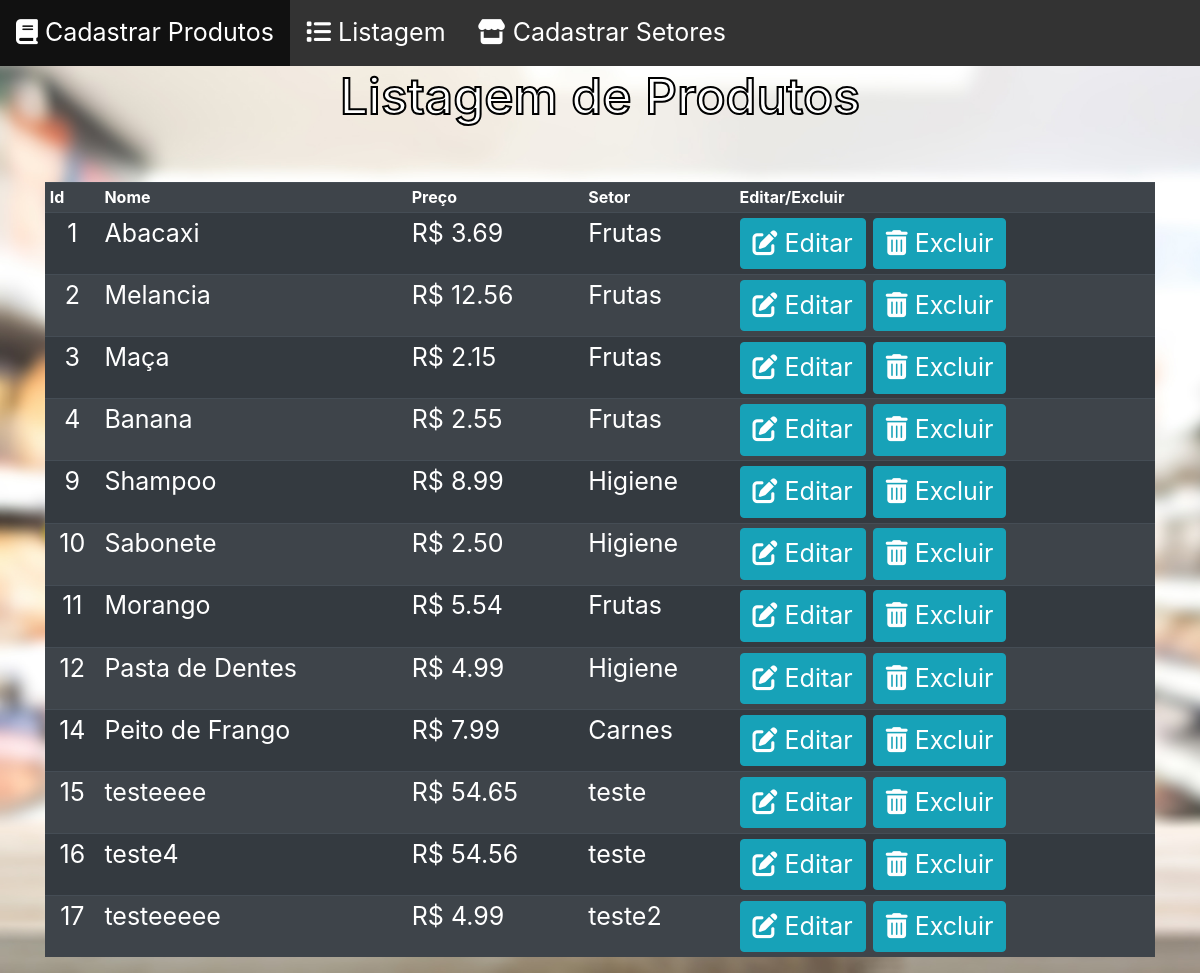
Screenshot of /view/Listagem.php (signed in) with the database file from the repository.
### tables this page shows
CREATE TABLE `produtos` (
  `id` int(11) NOT NULL,
  `nome` varchar(50) NOT NULL,
  `preco` decimal(10,2) NOT NULL,
  `setor` varchar(50) NOT NULL
);

### Model/Conexao.php (called while the page is built)
<?php
    Class FabricaConexao extends PDO{
        private $dbn = "mysql:host=localhost;port=3306;dbname=mercado";
        private $usuario = "root";
        private $senha = "";
        private $handle = null;
        function __construct(){
            try{
                if($this->handle == null) {
                    $dbh = parent::__construct($this->dbn, $this->usuario ,$this->senha);
                    $this->handle = $dbh;
                    return $this->handle;
                }
            }
            catch(PDOException $e) {
                echo "Conexão falhou. Erro: " . $e->getMessage() . "\n";
                return false;
            }
        }
        function __destruct(){
            $this->handle = null;
        }
    }
?>

### Model/ProdutoDAO.php (called while the page is built, shortened)
<?php
class ProdutoDAO {
  public $p = null;
  public function __construct() {
    $this->p = new FabricaConexao();
    $this->p->exec("set names utf8");
  }
  public function Consultar($query=null) {
    try {
	  $items = array();
      if($query != null)
        $stmt = $this->p->query($query);
      else
        $stmt = $this->p->query("SELECT * FROM produtos");
	  while($registro = $stmt->fetch(PDO::FETCH_ASSOC, PDO::FETCH_ORI_NEXT))
	  {
	    $p = new Produto();
	    if(isset($registro["id"]))
	      $p->id = $registro["id"];
      if(isset($registro["nome"]))
	      $p->nome = $registro["nome"];
	    if(isset($registro["preco"]))
	      $p->preco = $registro["preco"];
      if(isset($registro["setor"]))
	      $p->setor = $registro["setor"];
	    $items[] = $p;
	  }
      return $items;
    }
	  catch(PDOException $e) {
      echo "Erro: ". $e->getMessage();
    }
  }
}
?>

### Model/Produto.php (called while the page is built, shortened)
<?php
class Produto {
  public function __get($propriedade) {
    return $this->$propriedade;
  }
}
?>

### Controller/ProdutoController.php (the view, shortened to what this page needs)
<?php
    require_once("../model/Conexao.php");
    require_once("../model/Produto.php");
    require_once("../model/ProdutoDAO.php");
    class ProdutoController{
        public function controlaConsulta($op) {
            $DAO = new ProdutoDAO();
            $lista = array();
            $numCol = 5;
            switch($op) {
            case 1:
            $lista = $DAO->Consultar();
            break;
            }
            if(count($lista) > 0) {
                for($i = 0; $i < count($lista); $i++) {
                    $id = $lista[$i]->id;
                    $nome = $lista[$i]->nome;
                    $preco = $lista[$i]->preco;
                    $setor = $lista[$i]->setor;
                    echo "<tr>";
                    echo "<td style=\"text-align: center;\">$id</td>";
                    echo "<td style=\"text-align: left;\">$nome</td>";
                    echo "<td style=\"text-align: left;\">R$ $preco</td>";
                    echo "<td style=\"text-align: left;\">$setor</td>";
                    echo "<td style=\"text-align: left;\"><a href='../View/EditaCad.php?id=".$id."'><button type='button' class='btn btn-info'><i class='fas fa-edit'></i> Editar</button></a>
                    <a href='../View/ExcluiCad.php?id=" . $id . "'><button type='button' class='btn btn-info'><i class='fas fa-trash-alt'></i> Excluir</button></a></td>";
                    echo "</tr>";
                }
            }
            else {
            echo "<tr>";
            echo "<td colspan=\"$numCol\">Nenhum registro encontrado!</td>";
            echo "</tr>";
            }
        }
    }
?>

### View/Listagem.php (shortened to what this page needs)
<?php
    include_once("../Model/Conexao.php");
?>
<html lang="pt-br">
    <head>
        <link rel="stylesheet" href="https://maxcdn.bootstrapcdn.com/bootstrap/4.5.2/css/bootstrap.min.css">
        <link rel="stylesheet" href="../Include/Estilos.css">
    </head>
    <body>
        <div id="menu">
		    <ul>
                <li ><a href="CadProdutos.php"><i class="fas fa-book"></i> Cadastrar Produtos</a></li>
                <li ><a href="Listagem.php"><i class="fas fa-list"></i> Listagem</a></li>
                <li ><a href="CadSetores.php"><i class="fas fa-store"></i> Cadastrar Setores</a></li>
		    </ul>
	    </div>
        <div class="container">
        <h1>Listagem de Produtos</h1>
        <br>
        <br>
        <table class='table table-dark table-striped table-sm'>
            <tr>
                <th>Id</th>
                <th>Nome</th>
                <th>Preço</th>
                <th>Setor</th>
                <th>Editar/Excluir</th>
            </tr>
        <?php
        include_once("../Controller/ProdutoController.php");
        $obj = new ProdutoController();
        $obj->controlaConsulta(1);
        ?>
        </table>
        </div>
    </body>
</html>

### Include/Estilos.css (style rules this page uses)
body { background-image: url("BGmercado.jpg"); background-repeat: no-repeat; background-attachment: fixed; background-size: cover; }
ul { list-style-type: none; margin: 0; padding: 0; overflow: hidden; background-color: #333; }
li { float: left; }
li a { display: block; color: white; text-align: center; padding: 14px 16px; text-decoration: none; }
h1 { text-align:center; font-size: 50px; color: #ffffff; -webkit-text-stroke-width: 2px; -webkit-text-stroke-color: #000; }
td { font-size: 25px; }
a { font-size: 25px; }
.btn { font-size: 25px; }
a button { font-size: 15px; }

### rows the page displays
produtos: id "1", nome "Abacaxi", preco "3.69", setor "Frutas"
produtos: id "2", nome "Melancia", preco "12.56", setor "Frutas"
produtos: id "3", nome "Maça", preco "2.15", setor "Frutas"
produtos: id "4", nome "Banana", preco "2.55", setor "Frutas"
produtos: id "9", nome "Shampoo", preco "8.99", setor "Higiene"
produtos: id "10", nome "Sabonete", preco "2.50", setor "Higiene"
produtos: id "11", nome "Morango", preco "5.54", setor "Frutas"
produtos: id "12", nome "Pasta de Dentes", preco "4.99", setor "Higiene"
produtos: id "14", nome "Peito de Frango", preco "7.99", setor "Carnes"
produtos: id "15", nome "testeeee", preco "54.65", setor "teste"
produtos: id "16", nome "teste4", preco "54.56", setor "teste"
produtos: id "17", nome "testeeeee", preco "4.99", setor "teste2"
